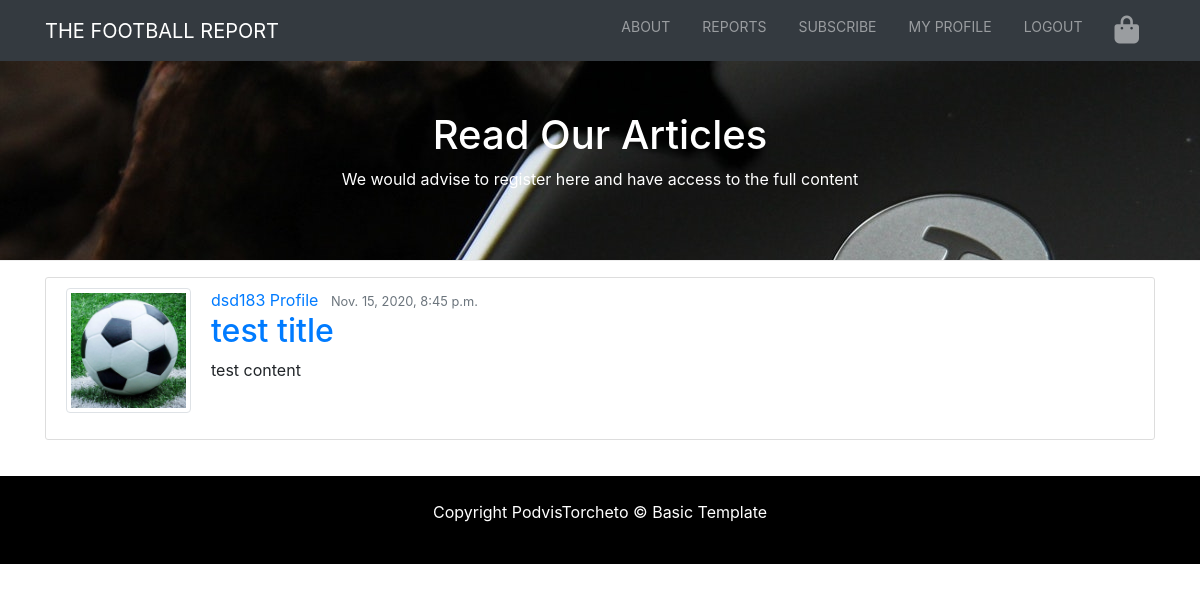
The app's page /article_list/ (signed in), older data.
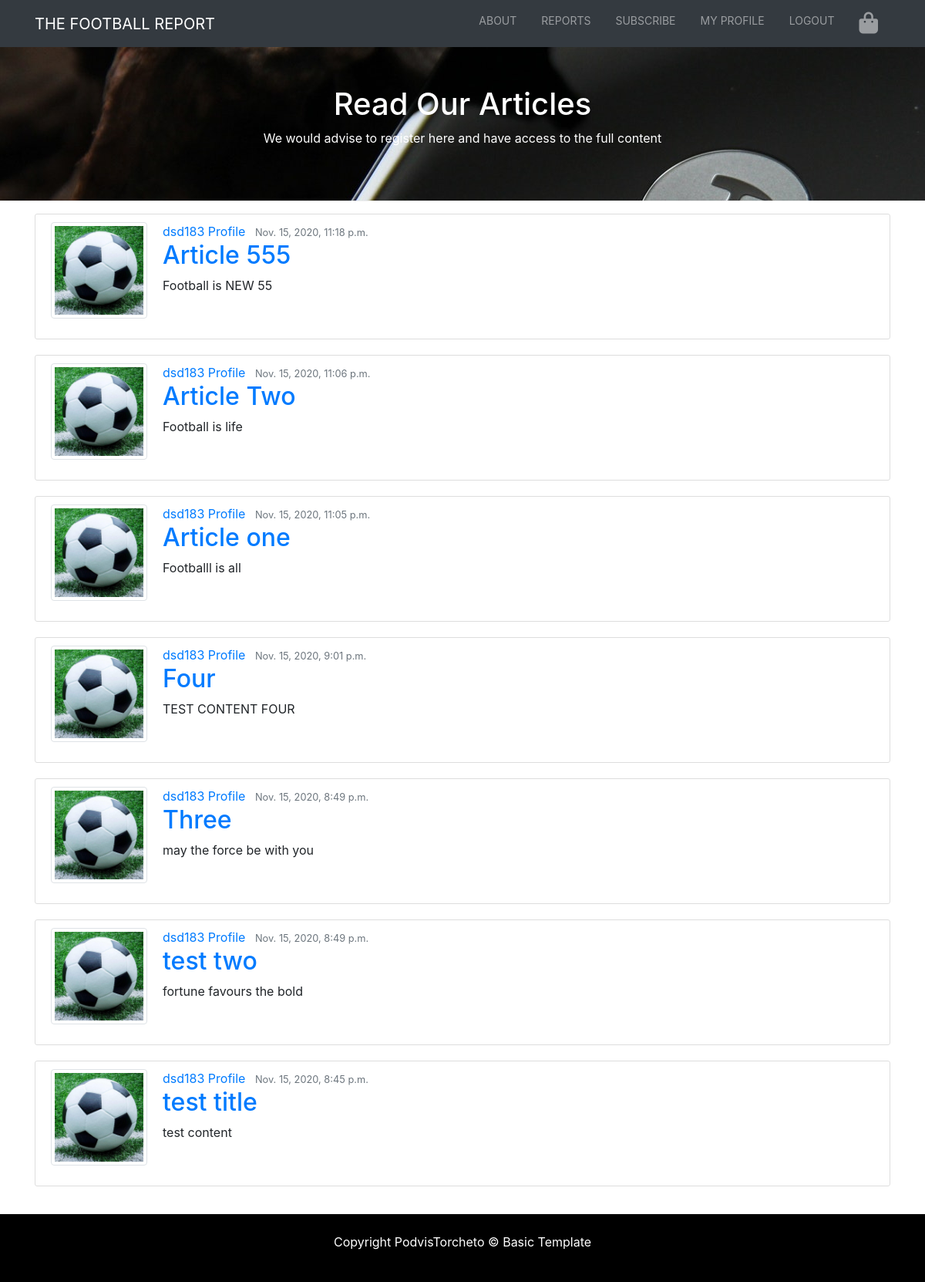
The same page, newer data.
### blog/models.py (models this page shows, shortened)
class Article(models.Model):
    title = models.CharField(max_length=100)
    content = models.TextField()
    date_posted = models.DateTimeField(default=timezone.now)
    author = models.ForeignKey(Profile, on_delete=models.CASCADE)

### profiles/models.py (models this page shows)
class Profile(models.Model):
    user = models.OneToOneField(User, on_delete=models.CASCADE)
    image = models.ImageField(default="default.jpg", upload_to="profile_pics")
    def __str__(self):
        return f'{self.user.username} Profile'

### blog/views.py (the view)
# urls.py: path('article_list/', ArticleListView.as_view(), name='article_list'),
class ArticleListView(ListView):
    model = Article
    template_name = 'blog/article_list.html'
    context_object_name = 'articles'
    ordering = ['-date_posted']

### cart/contexts.py (called while the page is built)
def cart_contents(request):
    cart = request.session.get('cart', {})
    cart_items = []
    total = 0
    subscription_count = 0
    """
    context = {
        'cart_items': cart_items,
        'total': total,
        'subscription_count': subscription_count,
    }"""
    for id, quantity in cart.items():
        subscription = get_object_or_404(Subscription, pk=id)
        total += quantity * subscription.price
        subscription_count += quantity
        cart_items.append({'id': id, 'quantity': quantity, 'subscription': subscription})
    return {'cart_items': cart_items, 'total': total, 'suscription_count': subscription_count}

### blog/templates/blog/article_list.html
{% extends "base.html" %}
{% load static %}
{% block page_header %}
  <header id="page-header">
    <div class="container">
      <div class="row">
        <div class="col-md-6 m-auto text-center">
          <h1>Read Our Articles</h1>
          <p>We would advise to register here and have access to the full content</p>
        </div>
      </div>
    </div>
  </header>
{% endblock %}
{% block content %}
    <section id="blog" class="py-3">
    <div class="container">
      <div class="row">
        <div class="col">
        {% for article in articles %}
        <article class="media content-section">
          <img class="account-img img-thumbnail" src="{{ user.profile.image.url }}">
          <div class="media-body">
            <div class="article-metadata">
              <a class="mr-2" href="#">{{ article.author }}</a>
              <small class="text-muted">{{ article.date_posted }}</small>
            </div>
            <h2><a class="article-title" href="{% url 'article_detail' article.id %}">{{ article.title }}</a></h2>
            <p class="article-content">{{ article.content }}</p>
          </div>
        </article>
        {% endfor %}
        </div>
      </div>
    </div>
  </section>
{% endblock %}

### templates/base.html (shortened to what this page needs)
{% load static %}
<!doctype html>
<html lang="en">
<head>
    {% block corecss %}
    <link rel="stylesheet" href="https://stackpath.bootstrapcdn.com/bootstrap/4.1.1/css/bootstrap.min.css"
>
    <link rel="stylesheet" href="https://cdnjs.cloudflare.com/ajax/libs/ekko-lightbox/5.3.0/ekko-lightbox.css">
    <link rel="stylesheet" href="https://cdnjs.cloudflare.com/ajax/libs/slick-carousel/1.8.1/slick.css" />
    <link rel="stylesheet" href="https://cdnjs.cloudflare.com/ajax/libs/slick-carousel/1.8.1/slick-theme.css" />
    <link href="{% static 'css/base.css' %}" rel="stylesheet">
    {% endblock %}
</head>
<body>
     <nav class="navbar navbar-expand-sm navbar-dark bg-dark">
    <div class="container">
      <a href="{% url 'home' %}" class="navbar-brand logo-font">The Football Report</a>
      <div class="collapse navbar-collapse" id="navbarCollapse">
        <ul class="navbar-nav ml-auto">
          <li class="nav-item">
            <a href="{% url 'about' %}" class="nav-link">About</a>
          </li>
          <li class="nav-item">
            <a href="{% url 'article_list' %}" class="nav-link">Reports</a>
          </li>
          <li class="nav-item">
            <a href="{% url 'subscription' %}" class="nav-link">Subscribe</a>
          </li>
          {% if user.is_authenticated %}
          <li class="nav-item">
            <a href="{% url 'profile' %}" class="nav-link">My profile</a>
          </li>
          <li class="nav-item">
            <a href="{% url 'account_logout' %}" class="nav-link">Logout</a>
          </li>
          <li class="nav-item">
            <a href="{% url 'view_cart' %}" class="nav-link">
            <i class="fa fa-shopping-bag fa-2x " aria-hidden="true"></i></a>
          </li>
          {% endif %}
        </ul>
      </div>
    </div>
  </nav>
    {% block page_header %}
    {% endblock %}
    {% block content %}
    {% endblock %}
  <footer id="main-footer" class="text-center p-4">
    <div class="container">
      <div class="row">
        <div class="col">
          <p>Copyright PodvisTorcheto &copy;
             Basic Template</p>
        </div>
      </div>
    </div>
  </footer>
</body>
</html>

### static/css/base.css (style rules this page uses)
body { overflow-x: hidden; }
.navbar .nav-link { font-size: 14px; text-transform: uppercase; padding-left: 1rem !important; padding-right: 1rem !important; }
.logo-font { text-transform: uppercase; }
#page-header { height: 200px; background: url('../pics/image1.jpg'); background-position: 0 -360px; background-attachment: fixed; color: #fff; border-bottom: 1px #eee solid; padding-top: 50px; }
#main-footer { background: #000; color: #fff; }
.content-section { background: #ffffff; padding: 10px 20px; border: 1px solid #dddddd; border-radius: 3px; margin-bottom: 20px; }
.account-img { height: 125px; width: 125px; margin-right: 20px; margin-bottom: 16px; }

Row changes from the older to the newer data that the page shows:
added Article: profile.image (placeholder picture), author "dsd183 Profile", date_posted "Nov. 15, 2020, 11:18 p.m.", title "Article 555", content "Football is NEW 55"
added Article: profile.image (placeholder picture), author "dsd183 Profile", date_posted "Nov. 15, 2020, 11:06 p.m.", title "Article Two", content "Football is life"
added Article: profile.image (placeholder picture), author "dsd183 Profile", date_posted "Nov. 15, 2020, 11:05 p.m.", title "Article one", content "Footballl is all"
added Article: profile.image (placeholder picture), author "dsd183 Profile", date_posted "Nov. 15, 2020, 9:01 p.m.", title "Four", content "TEST CONTENT FOUR"
added Article: profile.image (placeholder picture), author "dsd183 Profile", date_posted "Nov. 15, 2020, 8:49 p.m.", title "Three", content "may the force be with you"
added Article: profile.image (placeholder picture), author "dsd183 Profile", date_posted "Nov. 15, 2020, 8:49 p.m.", title "test two", content "fortune favours the bold"
